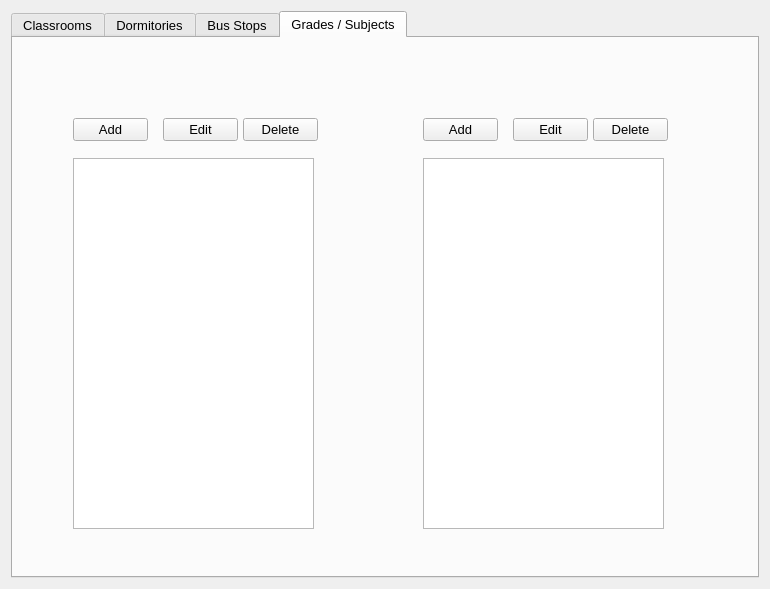
<?xml version="1.0" encoding="UTF-8"?>
<ui version="4.0">
 <class>PageOtherForm</class>
 <widget class="QWidget" name="PageOtherForm">
  <property name="geometry">
   <rect>
    <x>0</x>
    <y>0</y>
    <width>770</width>
    <height>589</height>
   </rect>
  </property>
  <property name="font">
   <font>
    <pointsize>10</pointsize>
   </font>
  </property>
  <property name="windowTitle">
   <string>Form</string>
  </property>
  <layout class="QHBoxLayout" name="horizontalLayout">
   <item>
    <widget class="QTabWidget" name="tabWidget">
     <property name="font">
      <font>
       <pointsize>10</pointsize>
      </font>
     </property>
     <property name="tabPosition">
      <enum>QTabWidget::North</enum>
     </property>
     <property name="tabShape">
      <enum>QTabWidget::Rounded</enum>
     </property>
     <property name="currentIndex">
      <number>3</number>
     </property>
     <widget class="QWidget" name="tabRooms">
      <attribute name="title">
       <string>Classrooms</string>
      </attribute>
      <widget class="QTableView" name="tvClassrooms">
       <property name="geometry">
        <rect>
         <x>100</x>
         <y>100</y>
         <width>541</width>
         <height>371</height>
        </rect>
       </property>
       <property name="editTriggers">
        <set>QAbstractItemView::NoEditTriggers</set>
       </property>
       <property name="sortingEnabled">
        <bool>true</bool>
       </property>
       <property name="cornerButtonEnabled">
        <bool>false</bool>
       </property>
      </widget>
      <widget class="QPushButton" name="btnAddRoom">
       <property name="geometry">
        <rect>
         <x>390</x>
         <y>70</y>
         <width>75</width>
         <height>23</height>
        </rect>
       </property>
       <property name="text">
        <string>Add</string>
       </property>
      </widget>
      <widget class="QPushButton" name="btnDeleteRoom">
       <property name="geometry">
        <rect>
         <x>560</x>
         <y>70</y>
         <width>75</width>
         <height>23</height>
        </rect>
       </property>
       <property name="text">
        <string>Delete</string>
       </property>
      </widget>
      <widget class="QPushButton" name="btnEditRoom">
       <property name="geometry">
        <rect>
         <x>470</x>
         <y>70</y>
         <width>75</width>
         <height>23</height>
        </rect>
       </property>
       <property name="text">
        <string>Edit</string>
       </property>
      </widget>
     </widget>
     <widget class="QWidget" name="tabDorms">
      <attribute name="title">
       <string>Dormitories</string>
      </attribute>
      <widget class="QTableView" name="tvDorms">
       <property name="geometry">
        <rect>
         <x>110</x>
         <y>100</y>
         <width>521</width>
         <height>371</height>
        </rect>
       </property>
       <property name="editTriggers">
        <set>QAbstractItemView::NoEditTriggers</set>
       </property>
       <property name="sortingEnabled">
        <bool>true</bool>
       </property>
       <property name="cornerButtonEnabled">
        <bool>false</bool>
       </property>
      </widget>
      <widget class="QPushButton" name="btnAddDorm">
       <property name="geometry">
        <rect>
         <x>380</x>
         <y>60</y>
         <width>75</width>
         <height>23</height>
        </rect>
       </property>
       <property name="text">
        <string>Add</string>
       </property>
      </widget>
      <widget class="QPushButton" name="btnEditDorm">
       <property name="geometry">
        <rect>
         <x>470</x>
         <y>60</y>
         <width>75</width>
         <height>23</height>
        </rect>
       </property>
       <property name="text">
        <string>Edit</string>
       </property>
      </widget>
      <widget class="QPushButton" name="btnDeleteDorm">
       <property name="geometry">
        <rect>
         <x>560</x>
         <y>60</y>
         <width>75</width>
         <height>23</height>
        </rect>
       </property>
       <property name="text">
        <string>Delete</string>
       </property>
      </widget>
     </widget>
     <widget class="QWidget" name="tabBus">
      <attribute name="title">
       <string>Bus Stops</string>
      </attribute>
      <widget class="QTableView" name="tvBusStops">
       <property name="geometry">
        <rect>
         <x>120</x>
         <y>140</y>
         <width>531</width>
         <height>341</height>
        </rect>
       </property>
       <property name="editTriggers">
        <set>QAbstractItemView::NoEditTriggers</set>
       </property>
       <property name="sortingEnabled">
        <bool>true</bool>
       </property>
       <property name="cornerButtonEnabled">
        <bool>false</bool>
       </property>
      </widget>
      <widget class="QPushButton" name="btnAddBusstop">
       <property name="geometry">
        <rect>
         <x>370</x>
         <y>110</y>
         <width>75</width>
         <height>23</height>
        </rect>
       </property>
       <property name="text">
        <string>Add</string>
       </property>
      </widget>
      <widget class="QPushButton" name="btnEditBusstop">
       <property name="geometry">
        <rect>
         <x>460</x>
         <y>110</y>
         <width>75</width>
         <height>23</height>
        </rect>
       </property>
       <property name="text">
        <string>Edit</string>
       </property>
      </widget>
      <widget class="QPushButton" name="btnDeleteBusstop">
       <property name="geometry">
        <rect>
         <x>550</x>
         <y>110</y>
         <width>75</width>
         <height>23</height>
        </rect>
       </property>
       <property name="text">
        <string>Delete</string>
       </property>
      </widget>
     </widget>
     <widget class="QWidget" name="tabGradeSubject">
      <attribute name="title">
       <string>Grades / Subjects</string>
      </attribute>
      <widget class="QListView" name="lvGrades">
       <property name="geometry">
        <rect>
         <x>60</x>
         <y>120</y>
         <width>241</width>
         <height>371</height>
        </rect>
       </property>
       <property name="editTriggers">
        <set>QAbstractItemView::NoEditTriggers</set>
       </property>
      </widget>
      <widget class="QListView" name="lvSubjects">
       <property name="geometry">
        <rect>
         <x>410</x>
         <y>120</y>
         <width>241</width>
         <height>371</height>
        </rect>
       </property>
       <property name="editTriggers">
        <set>QAbstractItemView::NoEditTriggers</set>
       </property>
      </widget>
      <widget class="QPushButton" name="btnAddGrade">
       <property name="geometry">
        <rect>
         <x>60</x>
         <y>80</y>
         <width>75</width>
         <height>23</height>
        </rect>
       </property>
       <property name="text">
        <string>Add</string>
       </property>
      </widget>
      <widget class="QPushButton" name="btnDeleteGrade">
       <property name="geometry">
        <rect>
         <x>230</x>
         <y>80</y>
         <width>75</width>
         <height>23</height>
        </rect>
       </property>
       <property name="text">
        <string>Delete</string>
       </property>
      </widget>
      <widget class="QPushButton" name="btnAddSubject">
       <property name="geometry">
        <rect>
         <x>410</x>
         <y>80</y>
         <width>75</width>
         <height>23</height>
        </rect>
       </property>
       <property name="text">
        <string>Add</string>
       </property>
      </widget>
      <widget class="QPushButton" name="btnDeleteSubject">
       <property name="geometry">
        <rect>
         <x>580</x>
         <y>80</y>
         <width>75</width>
         <height>23</height>
        </rect>
       </property>
       <property name="text">
        <string>Delete</string>
       </property>
      </widget>
      <widget class="QPushButton" name="btnEditGrade">
       <property name="geometry">
        <rect>
         <x>150</x>
         <y>80</y>
         <width>75</width>
         <height>23</height>
        </rect>
       </property>
       <property name="text">
        <string>Edit</string>
       </property>
      </widget>
      <widget class="QPushButton" name="btnEditSubject">
       <property name="geometry">
        <rect>
         <x>500</x>
         <y>80</y>
         <width>75</width>
         <height>23</height>
        </rect>
       </property>
       <property name="text">
        <string>Edit</string>
       </property>
      </widget>
     </widget>
    </widget>
   </item>
  </layout>
 </widget>
 <resources/>
 <connections/>
</ui>
